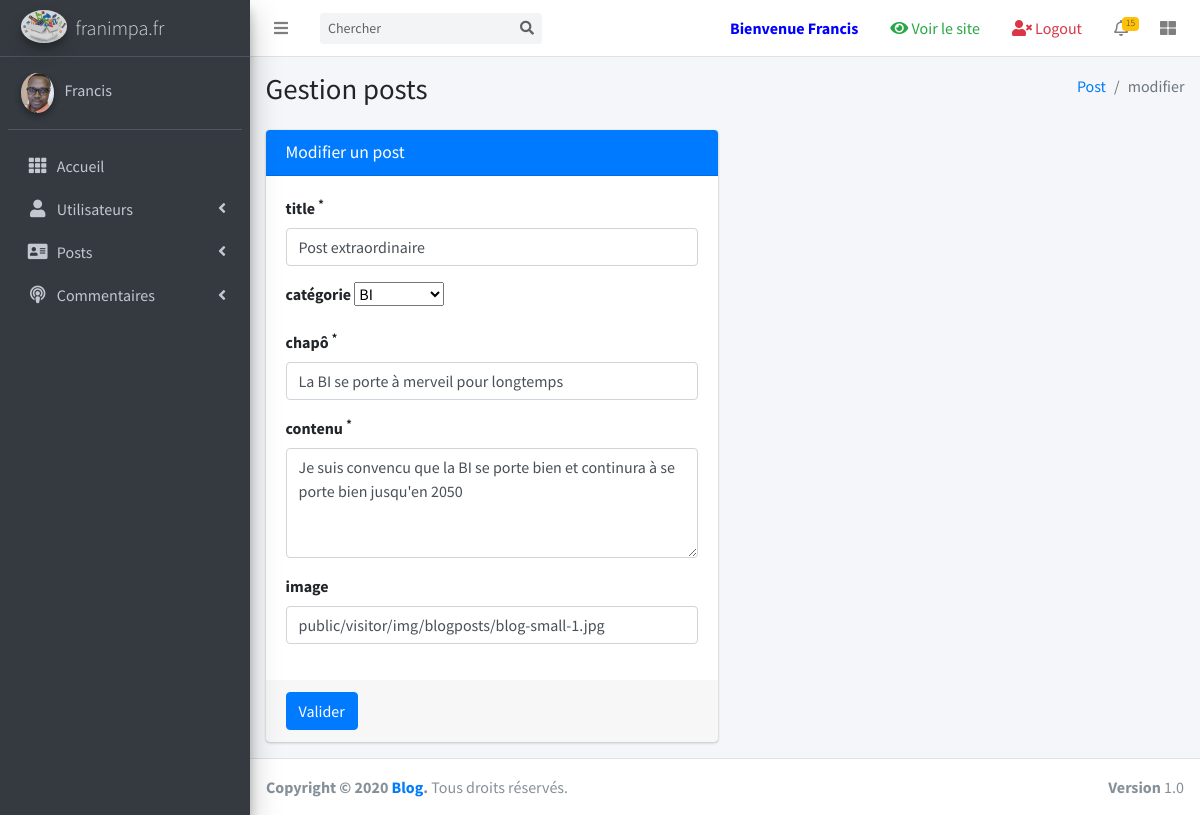
The page /posts/edit/11 (signed in) on the database its author committed.
### tables this page shows
CREATE TABLE `posts` (
  `id` int(11) NOT NULL,
  `title` varchar(250) NOT NULL,
  `category` varchar(100) NOT NULL,
  `chapo` text NOT NULL,
  `content` text NOT NULL,
  `authorId` int(11) NOT NULL,
  `updatedAt` datetime NOT NULL DEFAULT CURRENT_TIMESTAMP,
  `postImage` varchar(250) NOT NULL,
  `status` varchar(50) NOT NULL DEFAULT 'attente'
);

### core/Router.php (called while the page is built, shortened)
<?php
require_once 'Validator.php';
require_once($_ENV['APPROOT_REQUIRE'].'core/Controller.php');
$request = new HttpRequest();
if (!$request->getKeyExists('uc')) {
    $url[0] = "home";
} else {
    $url = explode('/',filter_var($request->getGet('uc'),FILTER_SANITIZE_URL));
}
try {
    $controller = new $controller();
    $action = $url[1] ?? "index";
    $controller->$action();
} catch(Exception $e) {
    header('Location: '. $_ENV['URL_PATH'].'home/page404');
}

### index.php (called while the page is built)
<?php
require_once 'core/Router.php';

### core/Validator.php (called while the page is built, shortened)
<?php
class Validator
{
    public static function escapingData($value)
    {
        $data = trim($value);
        $data = htmlspecialchars($data);
        return $data;
    }
}

### models/PostManager.php (called while the page is built, shortened)
<?php
class PostManager extends Model
{
    public function findById($id)
    {
        $pdo = $this->getPdo();
        $this->pdoStmt = $pdo->prepare('SELECT * FROM posts WHERE id = :id');
        $this->pdoStmt->bindValue(':id', $id, PDO::PARAM_INT);
        $isExecuteOk = $this->pdoStmt->execute();
        if ($isExecuteOk) {
            $post = $this->pdoStmt->fetchObject('Post');
            return $post;
        } else {
            return null;
        }
    }
}

### views/admin/editPostView.php (the view, shortened to what this page needs)
  <div class="content-wrapper">
    <section class="content-header">
      <div class="container-fluid">
        <div class="row mb-2">
          <div class="col-sm-6">
            <h1>Gestion posts</h1>
          </div>
          <div class="col-sm-6">
            <ol class="breadcrumb float-sm-right">
              <li class="breadcrumb-item"><a href="#">Post</a></li>
              <li class="breadcrumb-item active">modifier</li>
            </ol>
          </div>
        </div>
      </div>
    </section>
    <section class="content">
      <div class="container-fluid ">
        <div class="row">
          <div class="col-md-6">
            <div class="card card-primary">
              <div class="card-header">
                <h3 class="card-title">Modifier un post</h3>
              </div>
              <form role="form" action="<?=Validator::escapingData($this->env['URL_PATH'])?>posts/edit/<?=Validator::escapingData($data['id']);?>" method="post">
                <div class="card-body">
                  <div class="form-group">
                    <label for="title">title <sup>*</sup></label>
                    <input type="text" id="title" name="title" class="form-control <?=(!empty($data['title_error'])) ? 'is-invalid' : ''; ?>" value="<?=Validator::escapingData($data['title']);?>" placeholder="Titre">
                  </div>
                  <div class="form-group">
                    <label for="category">catégorie</label>
                      <select name="category" id="category">
                        <option value="<?=Validator::escapingData($data['category']);?>"><?=Validator::escapingData($data['category']);?></option>
                      </select>
                  </div>
                  <div class="form-group">
                    <label for="chapo">chapô <sup>*</sup></label>
                    <input type="text" id="chapo" name="chapo" class="form-control <?=(!empty($data['chapo_error'])) ? 'is-invalid' : ''; ?>" value="<?=Validator::escapingData($data['chapo']);?>" placeholder="Chapô">
                  </div>
                  <div class="form-group">
                    <label for="content">contenu <sup>*</sup></label>
                    <textarea id="content" name="content" rows=4 class="form-control <?=(!empty($data['content_error'])) ? 'is-invalid' : ''; ?>" placeholder="Contenu"><?=Validator::escapingData($data['content']);?></textarea>
                  </div>
                  <div class="form-group">
                    <label for="postImage">image</label>
                    <input type="text" id="postImage" name="postImage" class="form-control <?=(!empty($data['postImage_error'])) ? 'is-invalid' : ''; ?>" value="<?=Validator::escapingData($data['postImage']);?>" placeholder="Image">
                  </div>
                </div>
                <div class="card-footer">
                  <button type="submit" class="btn btn-primary">Valider</button>
                </div>
              </form>
            </div>
          </div>
        </div>
      </div>
    </section>
  </div>
<?php require_once 'admin_template.php'; ?>

### rows shown on the page
posts: title "Post extraordinaire", category "BI", chapo "La BI se porte à merveil pour longtemps", content "Je suis convencu que la BI se porte bien et continura à se porte bien jusqu'en 2050", postImage "public/visitor/img/blogposts/blog-small-1.jpg"

### other values the page prints
$_SESSION['user_firstname'] "Francis"
$this->httpRequest->getSession('user_firstname') "Francis"
